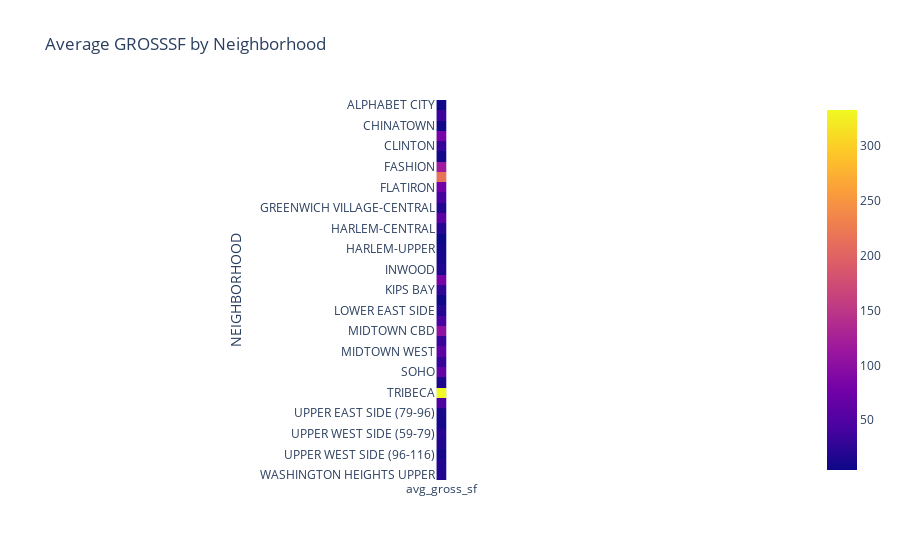

Notebook cell for this chart:
### Code cell
# Connect to the SQLite database
conn = sqlite3.connect('manhattan_sales.db')

# Create the SQL table
df.to_sql('sales_data', conn, if_exists='replace', index=False)

# Query 5: Average GROSSSF by NEIGHBORHOOD
query5 = """
SELECT NEIGHBORHOOD, AVG(GROSSSF) AS avg_gross_sf
FROM sales_data
GROUP BY NEIGHBORHOOD;
"""
df5 = pd.read_sql_query(query5, conn)

# Display the average GROSSSF DataFrame
print("Average GROSSSF by NEIGHBORHOOD:")
display(df5)

# Visualization 5: Heatmap for Average GROSSSF by NEIGHBORHOOD
fig5 = px.imshow(df5.pivot_table(index="NEIGHBORHOOD", values="avg_gross_sf"),
                  labels=dict(index="Neighborhood", value="Average GROSSSF"),
                  title="Average GROSSSF by Neighborhood")

# Show the plot
fig5.show()

# Close the database connection
conn.close()

### Figure 1 — Plotly figure (JSON) as saved in the notebook; plotly's stock layout.template omitted (floating-point values rounded to 4 significant figures)
{"data": [{"coloraxis": "coloraxis", "hovertemplate": "x: %{x}<br>NEIGHBORHOOD: %{y}<br>color: %{z}<extra></extra>", "name": "0", "type": "heatmap", "x": ["avg_gross_sf"], "xaxis": "x", "y": ["ALPHABET CITY", "CHELSEA", "CHINATOWN", "CIVIC CENTER", "CLINTON", "EAST VILLAGE", "FASHION", "FINANCIAL", "FLATIRON", "GRAMERCY", "GREENWICH VILLAGE-CENTRAL", "GREENWICH VILLAGE-WEST", "HARLEM-CENTRAL", "HARLEM-EAST", "HARLEM-UPPER", "HARLEM-WEST", "INWOOD", "JAVITS CENTER", "KIPS BAY", "LITTLE ITALY", "LOWER EAST SIDE", "MANHATTAN VALLEY", "MIDTOWN CBD", "MIDTOWN EAST", "MIDTOWN WEST", "MURRAY HILL", "SOHO", "SOUTHBRIDGE", "TRIBECA", "UPPER EAST SIDE (59-79)", "UPPER EAST SIDE (79-96)", "UPPER EAST SIDE (96-110)", "UPPER WEST SIDE (59-79)", "UPPER WEST SIDE (79-96)", "UPPER WEST SIDE (96-116)", "WASHINGTON HEIGHTS LOWER", "WASHINGTON HEIGHTS UPPER"], "yaxis": "y", "z": [[7.176], [34.63], [8.286], [82.5], [31.67], [8.87], [116.9], [217.1], [77.84], [42.79], [18.91], [59], [21.12], [4.596], [8.758], [11.82], [15.83], [81.5], [29], [6.875], [20.67], [43.4], [103.7], [33.36], [60.69], [31], [66.07], [15.43], [332.9], [47.85], [12.53], [11], [21.26], [18.08], [11.23], [18.44], [18.23]]}], "layout": {"coloraxis": {"colorscale": [[0, "#0d0887"], [0.1111, "#46039f"], [0.2222, "#7201a8"], [0.3333, "#9c179e"], [0.4444, "#bd3786"], [0.5556, "#d8576b"], [0.6667, "#ed7953"], [0.7778, "#fb9f3a"], [0.8889, "#fdca26"], [1, "#f0f921"]]}, "title": {"text": "Average GROSSSF by Neighborhood"}, "xaxis": {"anchor": "y", "constrain": "domain", "domain": [0, 1], "scaleanchor": "y"}, "yaxis": {"anchor": "x", "autorange": "reversed", "constrain": "domain", "domain": [0, 1], "title": {"text": "NEIGHBORHOOD"}}}}
